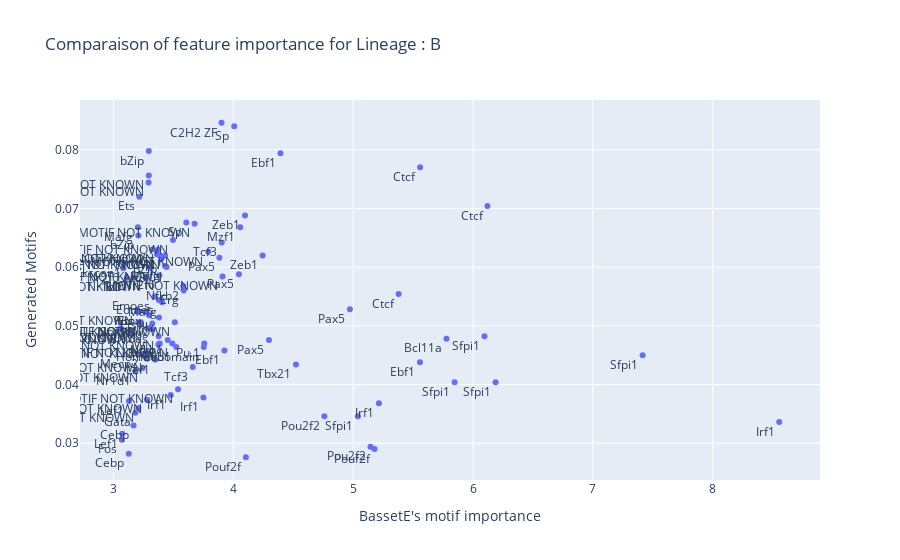

Write notebook code for a chart like this one.
### Code cell
fig = go.Figure(go.Scatter(y = comparaison_be['Random'],
                     x = comparaison_be['memoryview'],
                     mode='markers+text',
                     text = comparaison_be['Best overall TF match'],
                     hovertext=comparaison_be.index,
                     textposition="bottom left"))
fig.update_layout(title="Comparaison of feature importance for Lineage : {}".format('B'),
                  yaxis_title='Generated Motifs',
                  xaxis_title ="BassetE's motif importance")
fig.show()

### Figure 1 — Plotly figure (JSON) as saved in the notebook; plotly's stock layout.template omitted (floating-point values rounded to 4 significant figures)
{"data": [{"hovertext": ["filter1", "filter6", "filter8", "filter9", "filter10", "filter11", "filter14", "filter15", "filter23", "filter28", "filter34", "filter35", "filter40", "filter43", "filter44", "filter47", "filter50", "filter51", "filter65", "filter66", "filter67", "filter68", "filter69", "filter70", "filter78", "filter80", "filter85", "filter89", "filter93", "filter94", "filter97", "filter102", "filter105", "filter106", "filter112", "filter115", "filter120", "filter122", "filter123", "filter124", "filter127", "filter129", "filter132", "filter133", "filter135", "filter151", "filter154", "filter155", "filter157", "filter165", "filter166", "filter167", "filter170", "filter173", "filter174", "filter178", "filter183", "filter185", "filter186", "filter190", "filter194", "filter195", "filter196", "filter198", "filter202", "filter205", "filter209", "filter214", "filter217", "filter218", "filter219", "filter220", "filter223", "filter224", "filter227", "filter230", "filter231", "filter238", "filter242", "filter244", "filter247", "filter250", "filter252", "filter255", "filter257", "filter260", "filter264", "filter270", "filter275", "filter276", "filter279", "filter281", "filter283", "filter284", "filter286", "filter288", "filter290", "filter292", "filter297"], "mode": "markers+text", "text": ["Atf3", "Ebf1", "Zeb1", "MOTIF NOT KNOWN", "Runx", "Ets1", "Sox13", "Runx", "Ctcf", "Mafg", "Cebp", "Nfix", "MOTIF NOT KNOWN", "bZip", "Pouf2f", "Runx", "Lef1", "bZip", "Nfkb1", "MOTIF NOT KNOWN", "Mzf1", "Nr1d1", "Ctcf", "MOTIF NOT KNOWN", "Tcf3", "Lef1", "Zkscan1", "Irf1", "Zeb1", "Pu.1", "Emoes", "MOTIF NOT KNOWN", "MOTIF NOT KNOWN", "Tbx21", "Tcf3", "Hlx", "Ets", "Ellf1", "Ebf1", "MOTIF NOT KNOWN", "MOTIF NOT KNOWN", "Nr2f6", "MOTIF NOT KNOWN", "Sfpi1", "Pou2f2", "MOTIF NOT KNOWN", "Sp", "MOTIF NOT KNOWN", "MOTIF NOT KNOWN", "Irf1", "Lef1", "Pax5", "MOTIF NOT KNOWN", "C2H2 ZF", "Cebp", "Sp", "MOTIF NOT KNOWN", "MOTIF NOT KNOWN", "MOTIF NOT KNOWN", "Pou2f2", "MOTIF NOT KNOWN", "Gata", "MOTIF NOT KNOWN", "Pax5", "MOTIF NOT KNOWN", "Bcl11a", "MOTIF NOT KNOWN", "MOTIF NOT KNOWN", "Pax5", "Pouf2f", "MOTIF NOT KNOWN", "Nr2f6", "MOTIF NOT KNOWN", "Irf1", "MOTIF NOT KNOWN", "Sfpi1", "Nfkb1", "Nr1d1", "Sp", "Erg", "Nfkb2", "Irf1", "Ets", "Sfpi1", "Pax5", "Ebf1", "Mafg", "MOTIF NOT KNOWN", "Ctcf", "Sfpi1", "Eomes", "MOTIF NOT KNOWN", "bZip", "Homeodomain", "Sfpi1", "Emoes", "Mafg", "Fos", "Mecp2"], "textposition": "bottom left", "type": "scatter", "x": [3.308, 3.925, 4.244, 3.491, 3.386, 3.297, 3.207, 3.323, 6.12, 3.429, 3.167, 3.229, 3.28, 3.294, 4.104, 3.272, 3.347, 3.398, 3.452, 3.374, 4.057, 3.182, 5.379, 3.909, 3.903, 3.073, 3.102, 3.75, 4.097, 3.757, 3.344, 3.292, 3.243, 4.522, 3.661, 3.379, 3.215, 3.167, 4.393, 3.538, 3.496, 3.383, 3.511, 7.415, 4.759, 3.294, 3.607, 3.443, 3.272, 8.555, 3.129, 4.972, 3.06, 3.901, 3.127, 3.362, 3.208, 3.199, 3.228, 5.144, 3.279, 3.182, 3.79, 3.883, 3.676, 5.778, 3.141, 3.387, 4.297, 5.178, 3.376, 3.082, 3.43, 5.214, 3.324, 5.846, 3.523, 3.108, 4.007, 3.585, 3.582, 3.477, 3.211, 6.095, 4.046, 5.557, 3.203, 3.281, 5.558, 5.039, 3.378, 3.373, 3.207, 3.753, 6.188, 3.324, 3.405, 3.069, 3.245], "y": [0.0598, 0.0458, 0.062, 0.047, 0.047, 0.0518, 0.0506, 0.0504, 0.0704, 0.0602, 0.033, 0.0502, 0.0374, 0.0798, 0.0276, 0.0524, 0.0442, 0.0614, 0.0476, 0.0468, 0.0668, 0.0422, 0.0554, 0.0584, 0.0642, 0.0316, 0.0606, 0.0378, 0.0688, 0.047, 0.055, 0.0744, 0.0428, 0.0434, 0.043, 0.0514, 0.072, 0.0582, 0.0794, 0.0392, 0.0646, 0.0586, 0.0506, 0.045, 0.0346, 0.0756, 0.0676, 0.06, 0.0582, 0.0336, 0.0372, 0.0528, 0.0496, 0.0846, 0.0282, 0.0622, 0.036, 0.0524, 0.0506, 0.0294, 0.0496, 0.0352, 0.0626, 0.0616, 0.0674, 0.0478, 0.0492, 0.062, 0.0476, 0.029, 0.0482, 0.0598, 0.062, 0.0368, 0.063, 0.0404, 0.0464, 0.0582, 0.084, 0.056, 0.0568, 0.0382, 0.0524, 0.0482, 0.0588, 0.0438, 0.0668, 0.0444, 0.077, 0.0346, 0.0544, 0.063, 0.0654, 0.0464, 0.0404, 0.0494, 0.054, 0.0306, 0.0452]}], "layout": {"title": {"text": "Comparaison of feature importance for Lineage : B"}, "xaxis": {"title": {"text": "BassetE's motif importance"}}, "yaxis": {"title": {"text": "Generated Motifs"}}}}
